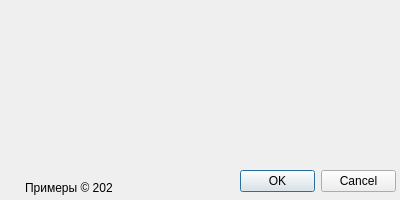
<?xml version="1.0" encoding="UTF-8"?>
<ui version="4.0">
 <class>Dialog</class>
 <widget class="QDialog" name="Dialog">
  <property name="windowModality">
   <enum>Qt::ApplicationModal</enum>
  </property>
  <property name="geometry">
   <rect>
    <x>0</x>
    <y>0</y>
    <width>400</width>
    <height>200</height>
   </rect>
  </property>
  <property name="minimumSize">
   <size>
    <width>400</width>
    <height>200</height>
   </size>
  </property>
  <property name="maximumSize">
   <size>
    <width>400</width>
    <height>200</height>
   </size>
  </property>
  <property name="windowTitle">
   <string>Рисование точек</string>
  </property>
  <property name="modal">
   <bool>true</bool>
  </property>
  <widget class="QDialogButtonBox" name="buttons">
   <property name="geometry">
    <rect>
     <x>240</x>
     <y>170</y>
     <width>156</width>
     <height>23</height>
    </rect>
   </property>
   <property name="standardButtons">
    <set>QDialogButtonBox::Cancel|QDialogButtonBox::Ok</set>
   </property>
  </widget>
  <widget class="QWidget" name="layoutWidget">
   <property name="geometry">
    <rect>
     <x>3</x>
     <y>179</y>
     <width>109</width>
     <height>18</height>
    </rect>
   </property>
   <layout class="QHBoxLayout" name="logoLayout">
    <item>
     <widget class="QLabel" name="logo">
      <property name="minimumSize">
       <size>
        <width>16</width>
        <height>16</height>
       </size>
      </property>
      <property name="maximumSize">
       <size>
        <width>16</width>
        <height>16</height>
       </size>
      </property>
      <property name="text">
       <string/>
      </property>
     </widget>
    </item>
    <item>
     <widget class="QLabel" name="copyright">
      <property name="text">
       <string>Примеры © 2020</string>
      </property>
     </widget>
    </item>
   </layout>
  </widget>
 </widget>
 <resources/>
 <connections>
  <connection>
   <sender>buttons</sender>
   <signal>accepted()</signal>
   <receiver>Dialog</receiver>
   <slot>accept()</slot>
   <hints>
    <hint type="sourcelabel">
     <x>249</x>
     <y>178</y>
    </hint>
    <hint type="destinationlabel">
     <x>246</x>
     <y>199</y>
    </hint>
   </hints>
  </connection>
  <connection>
   <sender>buttons</sender>
   <signal>rejected()</signal>
   <receiver>Dialog</receiver>
   <slot>reject()</slot>
   <hints>
    <hint type="sourcelabel">
     <x>347</x>
     <y>182</y>
    </hint>
    <hint type="destinationlabel">
     <x>330</x>
     <y>199</y>
    </hint>
   </hints>
  </connection>
 </connections>
</ui>
